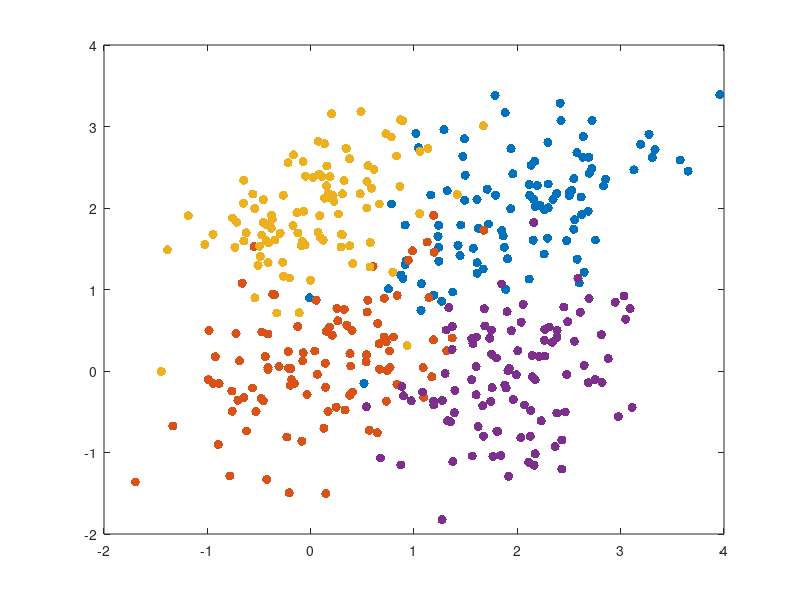

The MATLAB script that drew this image: (Note: this script raises an error after producing the figure.)
% simulating drift

clc;clear
root_path = 'F:\DATA\ecog data\ECoG BCI\GangulyServer\Multistate B3';
addpath(genpath('C:\Users\nikic\Documents\GitHub\ECoG_BCI_HighDim'))
addpath 'C:\Users\nikic\Documents\MATLAB'

% create 4 classes of 2D gaussian distribution

Sigma = [0.5 0.25; 0.25 0.5];
a = mvnrnd([2 2]',Sigma,100);
b = mvnrnd([0 0]',Sigma,100);
c = mvnrnd([0 2]',Sigma,100);
d = mvnrnd([2 0]',Sigma,100);

figure;plot(a(:,1),a(:,2),'.','MarkerSize',20)
hold on
plot(b(:,1),b(:,2),'.','MarkerSize',20)
plot(c(:,1),c(:,2),'.','MarkerSize',20)
plot(d(:,1),d(:,2),'.','MarkerSize',20)

data=[a;b;c;d];
idx = [ones(100,1);2*ones(100,1);3*ones(100,1);4*ones(100,1)];
num_classes =length(unique(idx));
condn_data_overall={};
for i=1:length(idx)
    condn_data_overall(i).neural = data(i,:);
    condn_data_overall(i).targetID = idx(i,:);
end

% acc=[];
% for i=1:5
%     acc(i) = run_classifer_simulation(condn_data_overall);
% end
% cv_perf=mean(acc)

%%%% CASE 1 now add a sysmetatic drift and see how it changes acrsos days
drift = 0.5*randn(1,2); % add this to each day
data_old = data;
idx_old  = idx;
across_day_data={};
across_day_data{1} = data_old;
cmap=parula(10);
figure;
subplot(2,1,1)
hold on
for days=2:10
     %%%%% drift around an attractor state
     drift = 0.5*randn(1,2); % add this to each day
     data_new = data_old + (drift);

     %%%% systematic varying constant drift
     %data_new = data_old + ((days) * drift);     

     %%%% random walk 
     %drift = 0.5*randn(1,2); % add this to each day
     %tmp = across_day_data{days-1};     
     %data_new = tmp + drift;

     across_day_data{days} = data_new;
     plot(data_new(1:100,1),data_new(1:100,2),'.','MarkerSize',20,'Color',cmap(days,:))
     plot(data_new(101:200,1),data_new(101:200,2),'o','MarkerSize',20,'Color',cmap(days,:))
     plot(data_new(201:300,1),data_new(201:300,2),'+','MarkerSize',20,'Color',cmap(days,:))
     plot(data_new(301:400,1),data_new(301:400,2),'x','MarkerSize',20,'Color',cmap(days,:))
end

%train a classifier on increasing number of days and see how it generalizes
across_day_acc={};
for days=1:10-1
    training_days=1:days;
    testing_days = days+1:10;

    data_new=[];idx_new=[];
    for i=1:length(training_days)
        tmp = across_day_data{training_days(i)};
        data_new = [data_new;tmp];
        idx_new = [idx_new;idx_old];
    end

    condn_data_overall={};
    for i=1:length(idx_new)
        condn_data_overall(i).neural = data_new(i,:);
        condn_data_overall(i).targetID = idx_new(i,:);
    end

    % train the network
    [~,~,net]= run_classifer_simulation(condn_data_overall,0);

    % get held out days and apply neural network    
    acc=[];
    for ii=1:length(testing_days)
        tmp = across_day_data{testing_days(ii)};
        XTest = [tmp];
        YTest = [idx_old];
        YTest = categorical(YTest);

        % apply network on held out days
        out=predict(net,XTest);
        decodes=[];
        conf_matrix=zeros(num_classes);
        for i=1:size(out,1)
            [aa bb]=max(out(i,:));
            decodes=[decodes;bb];
            conf_matrix(double(YTest(i)),bb)=conf_matrix(double(YTest(i)),bb)+1;
        end
        decodes=categorical(decodes);
        cv_perf = sum(decodes==YTest)/length(decodes);
        for i=1:size(conf_matrix,2)
            conf_matrix(i,:) = conf_matrix(i,:)./sum(conf_matrix(i,:));
        end
        acc = [acc cv_perf];
    end

    across_day_acc{days} = acc;
    %median(acc)
    
end

subplot(2,1,2);hold on
for i=1:length(across_day_acc)
    tmp = across_day_acc{i};
    I = i*ones(length(tmp),1);
    scatter(I,tmp,50)
    plot(i,median(tmp),'.r','MarkerSize',30)
end
ylim([0 1])
sgtitle('Random Walk')
set(gcf,'Color','w')
